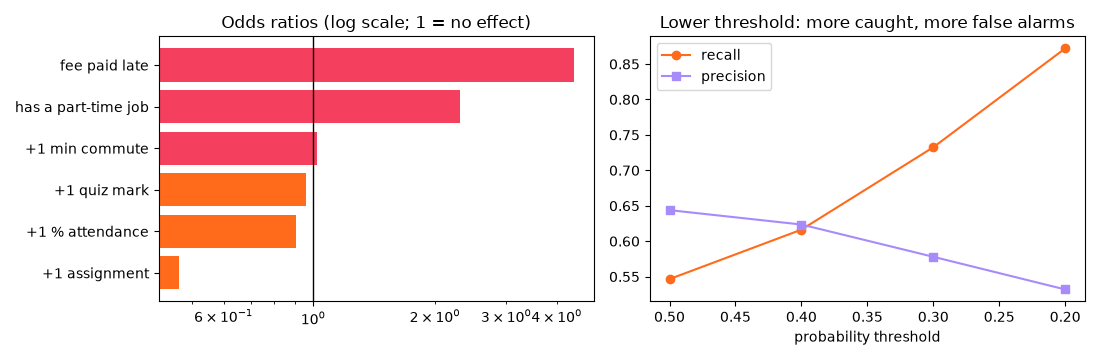

Recreate this plot in Python.
"""
Session 14 · Real-life problem: an early-warning system for student dropout
---------------------------------------------------------------------------
PROBLEM
A diploma program loses students every term. Using last year's records,
build a SUPERVISED classifier that flags students at risk after week 4, so
advisers can contact them early. Requirements:
  1. features known by week 4 only (attendance, quiz average, assignments
     submitted, commute time, works part-time, fee instalment late),
  2. logistic regression inside a pipeline (scaling), evaluated on a test set,
  3. explain the model with odds ratios that advisers can understand,
  4. pick a probability threshold: missing an at-risk student is worse than
     an extra phone call, so we trade precision for recall,
  5. output a ranked contact list for the new cohort, plus a chart.
Data is synthetic (seeded).
Run:  python session-14_problem_dropout_warning.py
"""
import matplotlib
matplotlib.use("Agg")
import matplotlib.pyplot as plt
import numpy as np
import pandas as pd
from sklearn.linear_model import LogisticRegression
from sklearn.metrics import precision_score, recall_score, roc_auc_score
from sklearn.model_selection import train_test_split
from sklearn.pipeline import make_pipeline
from sklearn.preprocessing import StandardScaler

rng = np.random.default_rng(404)
def make_students(n):
    df = pd.DataFrame({
        "attendance_pct": np.clip(rng.normal(80, 12, n), 30, 100).round(0),
        "quiz_avg": np.clip(rng.normal(65, 15, n), 0, 100).round(0),
        "assignments_done": rng.integers(0, 5, n),                 # out of 4 by week 4
        "commute_min": rng.gamma(3, 15, n).round(0),
        "works_part_time": rng.integers(0, 2, n),
        "fee_late": (rng.random(n) < 0.2).astype(int),
    })
    z = (2.0 - 0.07 * (df.attendance_pct - 80) - 0.04 * (df.quiz_avg - 65) - 0.6 * df.assignments_done
         + 0.015 * df.commute_min + 0.7 * df.works_part_time + 1.2 * df.fee_late - 3.1)
    df["dropped_out"] = (rng.random(n) < 1 / (1 + np.exp(-z))).astype(int)
    return df

hist = make_students(900)
features = [c for c in hist.columns if c != "dropped_out"]
print(f"last year: {len(hist)} students, dropout rate {hist.dropped_out.mean():.1%}")
X_tr, X_te, y_tr, y_te = train_test_split(hist[features], hist["dropped_out"], test_size=0.3,
                                          stratify=hist["dropped_out"], random_state=1)
model = make_pipeline(StandardScaler(), LogisticRegression()).fit(X_tr, y_tr)
proba = model.predict_proba(X_te)[:, 1]
print(f"test ROC-AUC: {roc_auc_score(y_te, proba):.3f} (0.5 = guessing, 1.0 = perfect ranking)")

# Explain: refit on unscaled data so each odds ratio is "per 1 unit" of the original feature
plain = LogisticRegression(max_iter=2000).fit(X_tr, y_tr)
odds = pd.Series(np.exp(plain.coef_[0]), index=features)
units = {"attendance_pct": "+1 % attendance", "quiz_avg": "+1 quiz mark", "assignments_done": "+1 assignment",
         "commute_min": "+1 min commute", "works_part_time": "has a part-time job", "fee_late": "fee paid late"}
print("\nOdds ratios (how the odds of dropping out change):")
for f, o in odds.sort_values().items():
    print(f"  {units[f]:<22} x{o:5.2f}  ({'lower' if o < 1 else 'higher'} risk)")

print("\nThreshold trade-off on the test set:")
print(f"  {'threshold':>9} {'flagged':>8} {'recall':>7} {'precision':>9}")
rows = []
for t in [0.5, 0.4, 0.3, 0.2]:
    pred = (proba >= t).astype(int)
    rows.append((t, pred.sum(), recall_score(y_te, pred), precision_score(y_te, pred)))
    print(f"  {t:>9.1f} {pred.sum():>8} {rows[-1][2]:>7.2f} {rows[-1][3]:>9.2f}")
chosen = 0.3
t, flagged, rec, prec = next(r for r in rows if r[0] == chosen)
print(f"chosen threshold {chosen}: catches {rec:.0%} of real dropouts while calling {flagged / len(y_te):.0%} of students")

cohort = make_students(20).drop(columns="dropped_out")
cohort.insert(0, "student", [f"New-{i:02d}" for i in range(1, 21)])
cohort["risk"] = model.predict_proba(cohort[features])[:, 1].round(2)
contact = cohort[cohort["risk"] >= chosen].sort_values("risk", ascending=False)
print(f"\nContact list for the new cohort ({len(contact)} of {len(cohort)} students):")
print(contact[["student", "attendance_pct", "quiz_avg", "assignments_done", "fee_late", "risk"]].to_string(index=False))

fig, ax = plt.subplots(1, 2, figsize=(11, 3.6))
ax[0].barh([units[f] for f in odds.sort_values().index], odds.sort_values().values,
           color=["#FF6B1A" if o < 1 else "#F43F5E" for o in odds.sort_values().values])
ax[0].axvline(1, color="black", lw=1); ax[0].set_xscale("log"); ax[0].set_title("Odds ratios (log scale; 1 = no effect)")
ts = [r[0] for r in rows]
ax[1].plot(ts, [r[2] for r in rows], "o-", color="#FF6B1A", label="recall")
ax[1].plot(ts, [r[3] for r in rows], "s-", color="#A78BFA", label="precision")
ax[1].invert_xaxis(); ax[1].set_xlabel("probability threshold"); ax[1].legend(); ax[1].set_title("Lower threshold: more caught, more false alarms")
fig.tight_layout(); fig.savefig("session-14_problem_dropout_warning.png", dpi=100)
print("Saved session-14_problem_dropout_warning.png")
